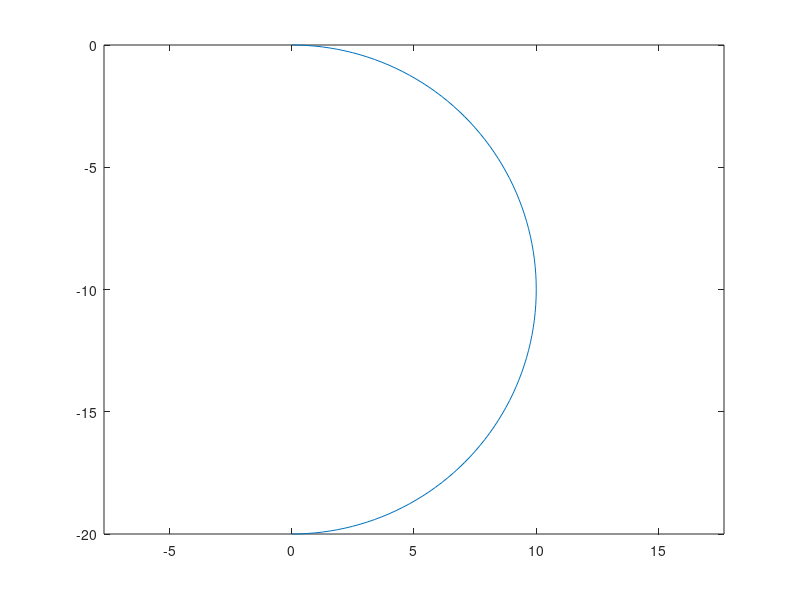

This figure's MATLAB source: (Note: this script raises an error after producing the figure.)
clear;close all;

T1 = 100;
Fs = 10;
T = 1/Fs;
N1 = T1*Fs;
t1 = 0:T:T1-T;
x10 = [0;0];
v1 = 1;

h1dot = 0;
h10 = 45;
h1 = h10 + h1dot*t1;
x1 = x10 + v1*[cosd(h1).*t1;sind(h1).*t1];


T2 = 10;
t2 = 0:T:T2;%T1+T2-T;
r2 = 10;
h2dot = -180/T2;
h20 = 90;
v2 = r2*h2dot;
x20 = 0;%x1(N1);
y20 = -r2;%y1(N1);
h2 = h20 + h2dot.*t2;

x2 = [x20;y20]+r2*[cosd(h2);sind(h2)];
figure,plot(x2(1,:),x2(2,:));axis equal;


c2 = FindCenter(h1(N1),x1(1,N1),x1(2,N1),r2);
R2 = [cosd(h1(N1)) -sind(h1(N1));sind(h1(N1)) cosd(h1(N1))];

x2 = x1(:,N1) + R2*x2;
figure,plot(x2(1,:),x2(2,:));axis equal;

x = [x1 x2];
figure,plot(x(1,:),x(2,:));axis equal;

plot(v2*cosd(h2).*t2,v2*sind(h2).*t2)






xn1 = [0 0 1 1 0]';
X = zeros(5,N);

for n=1:N

    w = ww(n);

wT = w*T;
S = T*sinc(wT/pi);
%C = (1 - cos(wT))/w;
C = -T*sinc(wT/pi)*sin(wT/pi);
s =  sin(wT);
c = cos(wT);

F = [1 0 S -C;
    0 1 C S;
    0 0 c -s;
    0 0 s c;];

F1 = blkdiag(F,1);

xn = F1*xn1;
xn(5) = w;
xn1 = xn;
X(:,n) = xn1;
end

figure,plot(X(1,:),X(2,:))

syms w h v T real;

f = sin(theta)*sin(w)+cos(theta)*(1-cos(w));

f2 = combine(simplify(f,'IgnoreAnalyticConstraints',true,'Steps', 500))

f3 = cos(w)-cos(w+theta);

simplify(f3,'All',true,'Steps', 10)
expand(f3, 'ArithmeticOnly', true)

gx = v*T*sinc(w*T/2/pi)*cos(h+w*T/2);
gy = v*T*sinc(w*T/2/pi)*sin(h+w*T/2);

gx_w = simplify(diff(gx,w),'Steps', 100)
gy_w = simplify(diff(gy,w),'Steps', 100)

gx_h = simplify(diff(gx,h),'Steps', 100)
gy_h = simplify(diff(gy,h),'Steps', 100)

gx_v = simplify(diff(gx,v),'Steps', 100)
gy_v = simplify(diff(gy,v),'Steps', 100)

function c = FindCenter(h,x,y,a)


r = sqrt(x^2+y^2);
alpha = 180/pi*atan(a/r);

r0 = sqrt(a^2+r^2);

phi = h-alpha;
cx = r0*cosd(phi);
cy = r0*sind(phi);

c = [cx;cy];

end
